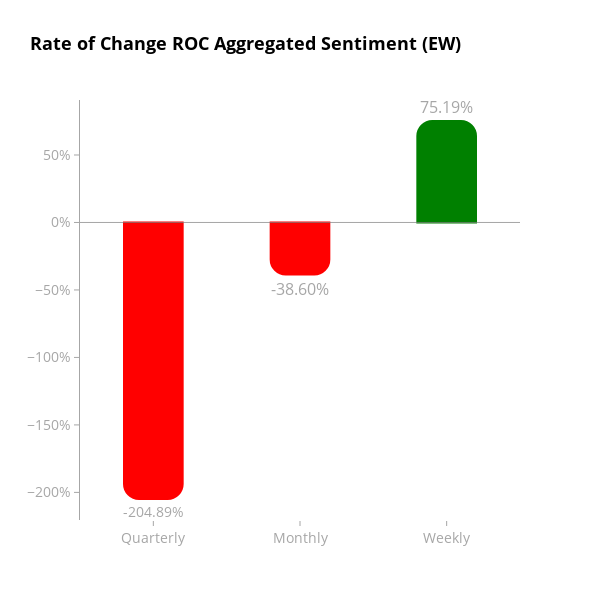
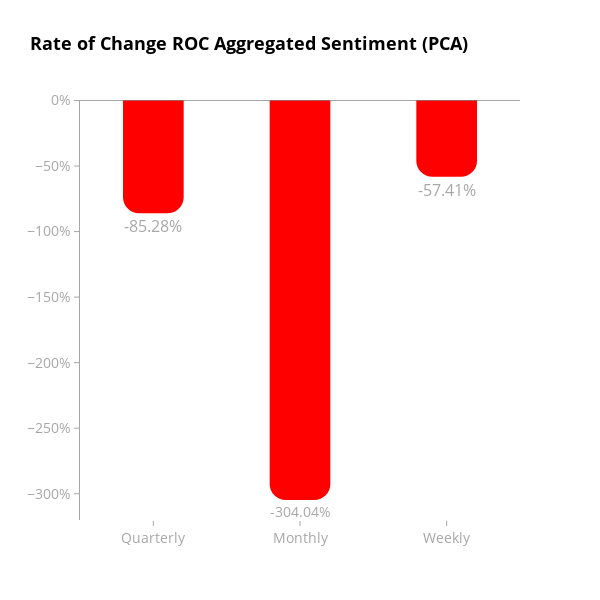

Source (notebook cell) for these figures, in order:
### Code cell
# Call the function for aggregate indicator columns and save charts
create_bar_chart(merged_df, 'aggregate_indicator_equalweight', "ROC Aggregated Sentiment (EW)")
create_bar_chart(merged_df, 'aggregate_indicator_PCA', "ROC Aggregated Sentiment (PCA)")

### Figure 1 — Plotly figure (JSON) as saved in the notebook; plotly's stock layout.template omitted (floating-point values rounded to 4 significant figures)
{"data": [{"marker": {"color": ["red", "red", "green"], "cornerradius": 15, "line": {"color": ["red", "red", "green"], "width": 2}}, "text": ["-204.89%", "-38.60%", "75.19%"], "textfont": {"color": "rgba(128, 128, 128, 0.7)", "size": 16}, "textposition": "outside", "width": 0.4, "x": ["Quarterly", "Monthly", "Weekly"], "y": [-204.9, -38.6, 75.19], "type": "bar"}], "layout": {"title": {"font": {"color": "black", "size": 18, "weight": "bold"}, "text": "Rate of Change ROC Aggregated Sentiment (EW)"}, "yaxis": {"title": {}, "ticksuffix": "%", "tickfont": {"color": "rgba(128, 128, 128, 0.7)", "size": 14}, "showgrid": false, "zeroline": false, "linecolor": "rgba(128, 128, 128, 0.7)", "showline": true, "ticks": "outside", "tickcolor": "rgba(128, 128, 128, 0.7)", "dtick": 50}, "font": {"color": "black", "size": 14}, "xaxis": {"title": {}, "tickfont": {"color": "rgba(128, 128, 128, 0.7)", "size": 14}, "showgrid": false, "zeroline": false, "showline": false, "ticks": "outside", "tickcolor": "rgba(128, 128, 128, 0.7)"}, "plot_bgcolor": "white", "paper_bgcolor": "white", "width": 600, "height": 600, "hovermode": "x unified", "bargap": 0.1, "shapes": [{"line": {"color": "rgba(128, 128, 128, 0.7)", "dash": "solid", "width": 1}, "type": "line", "x0": 0, "x1": 1, "xref": "x domain", "y0": 0, "y1": 0, "yref": "y"}]}}

### Figure 2 — Plotly figure (JSON) as saved in the notebook; plotly's stock layout.template omitted (floating-point values rounded to 4 significant figures)
{"data": [{"marker": {"color": ["red", "red", "red"], "cornerradius": 15, "line": {"color": ["red", "red", "red"], "width": 2}}, "text": ["-85.28%", "-304.04%", "-57.41%"], "textfont": {"color": "rgba(128, 128, 128, 0.7)", "size": 16}, "textposition": "outside", "width": 0.4, "x": ["Quarterly", "Monthly", "Weekly"], "y": [-85.28, -304.0, -57.41], "type": "bar"}], "layout": {"title": {"font": {"color": "black", "size": 18, "weight": "bold"}, "text": "Rate of Change ROC Aggregated Sentiment (PCA)"}, "yaxis": {"title": {}, "ticksuffix": "%", "tickfont": {"color": "rgba(128, 128, 128, 0.7)", "size": 14}, "showgrid": false, "zeroline": false, "linecolor": "rgba(128, 128, 128, 0.7)", "showline": true, "ticks": "outside", "tickcolor": "rgba(128, 128, 128, 0.7)", "dtick": 50}, "font": {"color": "black", "size": 14}, "xaxis": {"title": {}, "tickfont": {"color": "rgba(128, 128, 128, 0.7)", "size": 14}, "showgrid": false, "zeroline": false, "showline": false, "ticks": "outside", "tickcolor": "rgba(128, 128, 128, 0.7)"}, "plot_bgcolor": "white", "paper_bgcolor": "white", "width": 600, "height": 600, "hovermode": "x unified", "bargap": 0.1, "shapes": [{"line": {"color": "rgba(128, 128, 128, 0.7)", "dash": "solid", "width": 1}, "type": "line", "x0": 0, "x1": 1, "xref": "x domain", "y0": 0, "y1": 0, "yref": "y"}]}}
